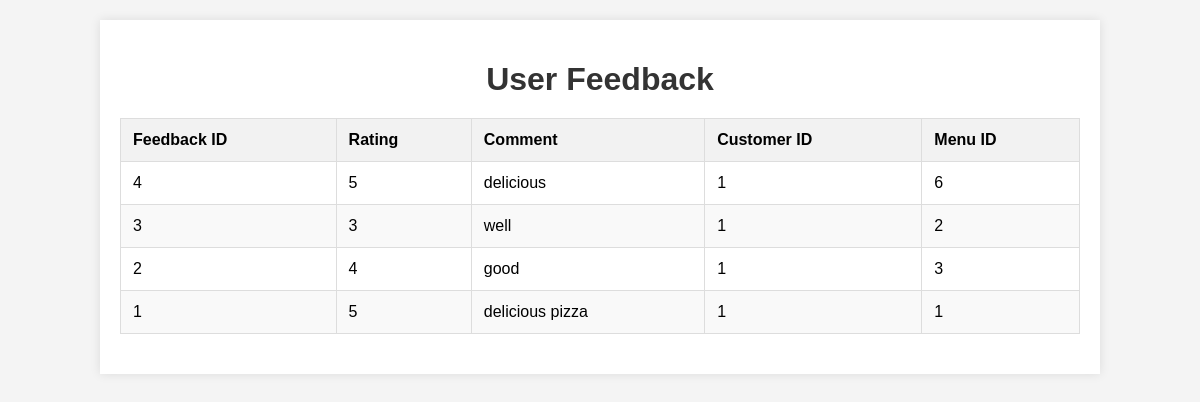
The page /user_feedback.php on the database its author committed.
### tables this page shows
CREATE TABLE `feedback` (
  `Feedback_ID` int(11) NOT NULL,
  `Rating` int(11) DEFAULT NULL,
  `Comment` varchar(255) DEFAULT NULL,
  `Customer_ID` int(11) DEFAULT NULL,
  `Menu_ID` int(11) DEFAULT NULL
);

### user_feedback.php (the view, shortened to what this page needs)
<?php
$servername = "localhost";
$username = "root";
$password = "";
$dbname = "restaurant_db";
$conn = new mysqli($servername, $username, $password, $dbname);
$sql = "SELECT Feedback.Feedback_ID, Feedback.Rating, Feedback.Comment,
               Feedback.Customer_ID, Feedback.Menu_ID
        FROM Feedback
        ORDER BY Feedback.Feedback_ID DESC";
$result = $conn->query($sql);
?>
<!DOCTYPE html>
<html lang="en">
<head>
</head>
<body>
<div class="container">
    <h1>User Feedback</h1>
    <?php
    if ($result->num_rows > 0) {
        echo "<table>
                <thead>
                    <tr>
                        <th>Feedback ID</th>
                        <th>Rating</th>
                        <th>Comment</th>
                        <th>Customer ID</th>
                        <th>Menu ID</th>
                    </tr>
                </thead>
                <tbody>";
        while ($row = $result->fetch_assoc()) {
            echo "<tr>
                    <td>" . $row["Feedback_ID"] . "</td>
                    <td>" . $row["Rating"] . "</td>
                    <td>" . $row["Comment"] . "</td>
                    <td>" . $row["Customer_ID"] . "</td>
                    <td>" . $row["Menu_ID"] . "</td>
                  </tr>";
        }
        echo "</tbody></table>";
    } else {
        echo "<p class='no-data'>No feedback available</p>";
    }
    ?>
</div>
</body>
</html>

### user_feedback.php (style rules this page uses)
body { font-family: Arial, sans-serif; background-color: #f4f4f4; margin: 0; padding: 0; }
.container { width: 80%; margin: 20px auto; background-color: #fff; padding: 20px; box-shadow: 0 0 10px rgba(0, 0, 0, 0.1); }
h1 { text-align: center; color: #333; margin-bottom: 20px; }
table { width: 100%; border-collapse: collapse; margin-bottom: 20px; }
table, th, td { border: 1px solid #ddd; }
th, td { padding: 12px; text-align: left; }
th { background-color: #f2f2f2; }
tr:nth-child(even) { background-color: #f9f9f9; }

### rows shown on the page
feedback: Feedback_ID "4", Rating "5", Comment "delicious", Customer_ID "1", Menu_ID "6"
feedback: Feedback_ID "3", Rating "3", Comment "well", Customer_ID "1", Menu_ID "2"
feedback: Feedback_ID "2", Rating "4", Comment "good", Customer_ID "1", Menu_ID "3"
feedback: Feedback_ID "1", Rating "5", Comment "delicious pizza", Customer_ID "1", Menu_ID "1"
